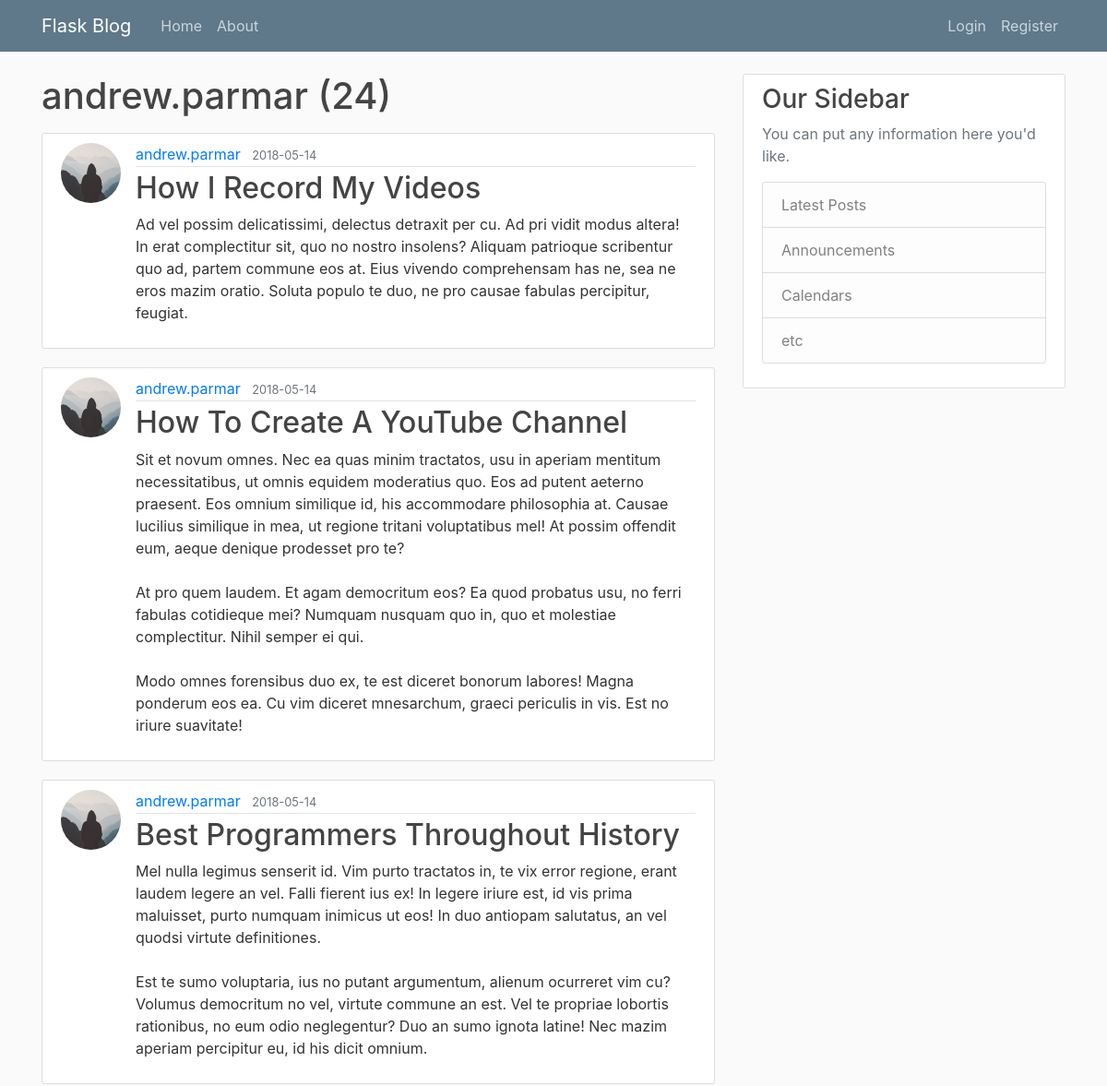
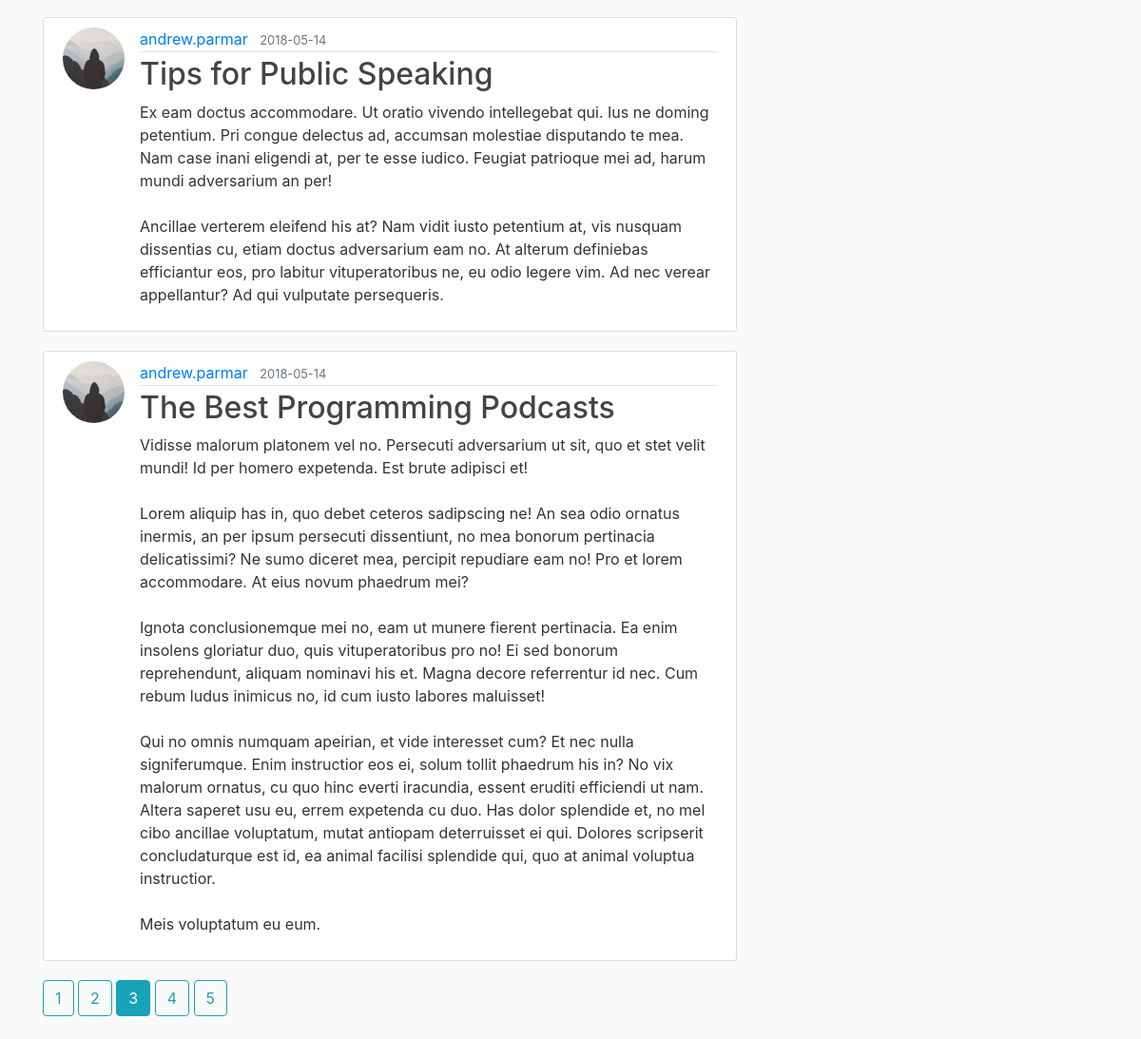
Page /user/andrew.parmar?page=3 on the committed database (2 pictures, top to bottom).
### flaskblog/models.py (models this page shows, shortened)
class User(db.Model, UserMixin):
	id = db.Column(db.Integer, primary_key=True)
	username = db.Column(db.String(20), unique=True, nullable=False)
	email = db.Column(db.String(120), unique=True, nullable=False)
	image_file = db.Column(db.String(20), nullable=False, default='default.jpg')
	password = db.Column(db.String(60), nullable=False)
	posts = db.relationship('Post', backref='author', lazy=True)

class Post(db.Model):
	id = db.Column(db.Integer, primary_key=True)
	title = db.Column(db.String(100), nullable=False)
	date_posted = db.Column(db.DateTime, nullable=False, default=datetime.utcnow)
	content = db.Column(db.Text, nullable=False)
	user_id = db.Column(db.Integer, db.ForeignKey('user.id'), nullable=False)

### flaskblog/users/routes.py (the view)
@users.route('/user/<string:username>')
def user_post(username):
	page = request.args.get('page', 1, type=int)
	user = User.query.filter_by(username=username).first_or_404()
	posts = Post.query.filter_by(author=user)\
			.order_by(Post.date_posted.desc())\
			.paginate(page=page, per_page=5)
	return render_template('user_posts.html', posts=posts, user=user)

### flaskblog/templates/user_posts.html
{% extends "layout.html" %}
{% block content %}
	<h1 class="mb-3">{{ user.username }} ({{ posts.total }})</h1>
	{% for post in posts.items %}
		<article class="media content-section">
		  <img class="rounded-circle article-img" src="{{ url_for('static', filename='profile_pics/{}'.format(post.author.image_file)) }}">
		  <div class="media-body">
		    <div class="article-metadata">
		      <a class="mr-2" href="{{ url_for('users.user_post', username=post.author.username) }}">{{ post.author.username }}</a>
		      <small class="text-muted">{{ post.date_posted.strftime('%Y-%m-%d') }}</small>
		    </div>
		    <h2><a class="article-title" href="{{ url_for('posts.post', post_id=post.id) }}">{{ post.title }}</a></h2>
		    <p class="article-content">{{ post.content }}</p>
		  </div>
		</article>
	{% endfor %}
	{% for page_num in posts.iter_pages(left_edge=1, right_edge=1, left_current=1, right_current=2) %}
		{% if page_num %}
			{% if posts.page == page_num %}
				<a class="btn btn-info mb-4" href="{{ url_for('users.user_post', username=user.username, page=page_num) }}">{{ page_num }}</a>
			{% else %}
				<a class="btn btn-outline-info mb-4" href="{{ url_for('users.user_post', username=user.username,  page=page_num) }}">{{ page_num }}</a>
			{% endif %}
		{% else %}
			...
		{% endif %}
	{% endfor %}
{% endblock content %}

### flaskblog/static/main.css (style rules this page uses)
body { background: #fafafa; color: #333333; margin-top: 5rem; }
h1, h2, h3, h4, h5, h6 { color: #444444; }
.content-section { background: #ffffff; padding: 10px 20px; border: 1px solid #dddddd; border-radius: 3px; margin-bottom: 20px; }
.article-title { color: #444444; }
.article-content { white-space: pre-line; }
.article-img { height: 65px; width: 65px; margin-right: 16px; }
.article-metadata { padding-bottom: 1px; margin-bottom: 4px; border-bottom: 1px solid #e3e3e3 }

### rows in the picture
User: username "andrew.parmar"
Post: image_file (placeholder picture), author.username "andrew.parmar", date_posted "2018-05-14", title "How I Record My Videos", content "Ad vel possim delicatissimi, delectus detraxit per cu. Ad pri vidit modus altera! In erat complectitur sit, quo no nostro insolens? Aliquam patrioque scribentur quo ad, partem commune eos at. Eius vivendo comprehensam has ne, sea ne eros mazim oratio. Soluta populo te duo, ne pro causae fabulas percipitur, feugiat."
Post: image_file (placeholder picture), author.username "andrew.parmar", date_posted "2018-05-14", title "How To Create A YouTube Channel", content "Sit et novum omnes. Nec ea quas minim tractatos, usu in aperiam mentitum necessitatibus, ut omnis equidem moderatius quo. Eos ad putent aeterno praesent. Eos omnium similique id, his accommodare philosophia at. Causae lucilius similique in mea, ut regione tritani voluptatibus mel! At possim offendit eum, aeque denique prodesset pro te? At pro quem laudem. Et agam democritum eos? Ea quod probatus usu, no ferri fabulas cotidieque mei? Numquam nusquam quo in, quo et molestiae complectitur. Nihil semper ei qui. Modo omnes forensibus duo ex, te est diceret bonorum labores! Magna ponderum eos ea. Cu vim diceret mnesarchum, graeci periculis in vis. Est no iriure suavitate!"
Post: image_file (placeholder picture), author.username "andrew.parmar", date_posted "2018-05-14", title "Best Programmers Throughout History", content "Mel nulla legimus senserit id. Vim purto tractatos in, te vix error regione, erant laudem legere an vel. Falli fierent ius ex! In legere iriure est, id vis prima maluisset, purto numquam inimicus ut eos! In duo antiopam salutatus, an vel quodsi virtute definitiones. Est te sumo voluptaria, ius no putant argumentum, alienum ocurreret vim cu? Volumus democritum no vel, virtute commune an est. Vel te propriae lobortis rationibus, no eum odio neglegentur? Duo an sumo ignota latine! Nec mazim aperiam percipitur eu, id his dicit omnium."
Post: image_file (placeholder picture), author.username "andrew.parmar", date_posted "2018-05-14", title "Tips for Public Speaking", content "Ex eam doctus accommodare. Ut oratio vivendo intellegebat qui. Ius ne doming petentium. Pri congue delectus ad, accumsan molestiae disputando te mea. Nam case inani eligendi at, per te esse iudico. Feugiat patrioque mei ad, harum mundi adversarium an per! Ancillae verterem eleifend his at? Nam vidit iusto petentium at, vis nusquam dissentias cu, etiam doctus adversarium eam no. At alterum definiebas efficiantur eos, pro labitur vituperatoribus ne, eu odio legere vim. Ad nec verear appellantur? Ad qui vulputate persequeris."
Post: image_file (placeholder picture), author.username "andrew.parmar", date_posted "2018-05-14", title "The Best Programming Podcasts", content "Vidisse malorum platonem vel no. Persecuti adversarium ut sit, quo et stet velit mundi! Id per homero expetenda. Est brute adipisci et! Lorem aliquip has in, quo debet ceteros sadipscing ne! An sea odio ornatus inermis, an per ipsum persecuti dissentiunt, no mea bonorum pertinacia delicatissimi? Ne sumo diceret mea, percipit repudiare eam no! Pro et lorem accommodare. At eius novum phaedrum mei? Ignota conclusionemque mei no, eam ut munere fierent pertinacia. Ea enim insolens gloriatur duo, quis vituperatoribus pro no! Ei sed bonorum reprehendunt, aliquam nominavi his et. Magna decore referrentur id nec. Cum rebum ludus inimicus no, id cum iusto labores maluisset! Qui no omnis numquam…"

### other values in the picture
{{ posts.total }} "24"
{{ page_num }} "1" "2" "4" "5"
{{ page_num }} "3"
